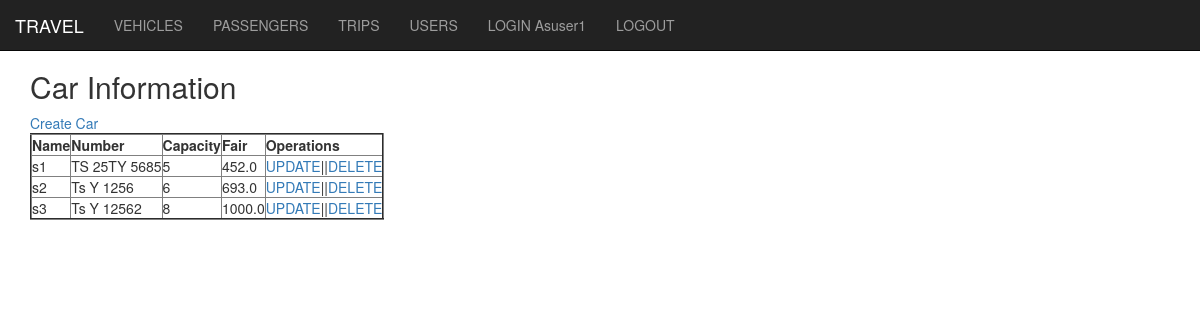
The app's page /car/car1/ (signed in) with its own data.
### bus/models.py (models this page shows)
class Car(models.Model):
	name = models.CharField(max_length=250)
	number = models.CharField(max_length=30)
	capacity = models.IntegerField()
	fair = models.FloatField()

### bus/views.py (the view)
# urls.py: path('car1/',home1),
def home1(request):
	car_data = Car.objects.all()
	return render(request,'bus/home1.html',{'data':car_data})

### bus/templates/bus/home1.html
{% extends "bus/base.html" %}
{% block content %}
	<h2>Car Information</h2>
	<a href="/car/car_create">Create Car</a>
	<table border="2">
		<tr>
			<th>Name</th>
			<th>Number</th>
			<th>Capacity</th>
			<th>Fair</th>
			<th>Operations</th>
		</tr>
		{% for car in data %}
		<tr>
			<td>{{car.name }}</td>
			<td>{{car.number }}</td>
			<td>{{car.capacity}}</td>
			<td>{{car.fair}}</td>
			<td><a href="/car/car_update/{{car.id}}">UPDATE</a>||<a href="/car/car_delete/{{car.id}}">DELETE</a></td>
		</tr>
		{% endfor %}
	</table>
{% endblock %}

### bus/templates/bus/base.html (shortened to what this page needs)
<!DOCTYPE html>
<html lang="en">
<head>
  <link rel="stylesheet" href="https://maxcdn.bootstrapcdn.com/bootstrap/3.4.1/css/bootstrap.min.css">
</head>
<body style="height:1500px">
<nav class="navbar navbar-inverse navbar-fixed-top">
  <div class="container-fluid">
    <div class="navbar-header">
      <a class="navbar-brand" href="#">TRAVEL</a>
    </div>
    <ul class="nav navbar-nav">
      <li><a href="/car/car1/">VEHICLES</a></li>
      {% if request.user.is_authenticated %}
      <li><a href="/passenger/passenger1/">PASSENGERS</a></li>
      <li><a href="/trip/trip1/">TRIPS</a></li>
      <li><a href="/users/">USERS</a></li>
      <li><a href="#">LOGIN As{{ request.user.username }}</a></li>
      <li><a href="/logout/">LOGOUT</a></li>
      {% else %}
      <li><a href="/register/">REGISTRACTION</a></li>
      <li><a href="/login/">LOGIN</a></li>
      {% endif %}
    </ul>
  </div>
</nav>
<div class="container" style="margin-top:50px">
  {% block content %}{% endblock %}
</div>
</body>
</html>

### records on screen
Car: name "s1", number "TS 25TY 5685", capacity "5", fair "452.0"
Car: name "s2", number "Ts Y 1256", capacity "6", fair "693.0"
Car: name "s3", number "Ts Y 12562", capacity "8", fair "1000.0"

### other values on screen
{{ request.user.username }} "user1"
